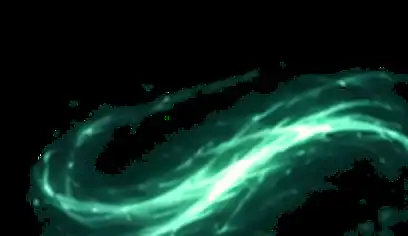
#> input picture godot/labs/combat_lab/talisman12/art_sources/paf02_r2_line_paint.webp, 408 x 236 px; its folder holds only this picture in this run
$ python -i generate_kiem_vu_hoi_phong_r1b.py   (imports and definitions only)
#> lines starting #> are read from the running program, lines starting #| are printed output that depends on the picture
#!/usr/bin/env python3
"""First-party raster-painted preliminary Human Sword02 VFX source, not a Godot test.
12 genuinely separately-rendered poses; one sword dancing through a continuous area gyre.
"""
from PIL import Image, ImageDraw, ImageFilter, ImageEnhance
import numpy as np, math, random, hashlib, json, os, zipfile
from pathlib import Path

OUT=Path('/mnt/data/TMB_SWORD02_KIEM_VU_HOI_PHONG_R1')
# [1 line not run here, left out]
S=512; SS=2; N=S*SS; TAU=2*math.pi
PALETTE={'core':(248,254,255),'silver':(190,228,250),'blue':(30,151,244),'deep':(12,59,159)}
PHASES=['charge_01','charge_02','charge_03','release','gyre_01','gyre_02','gyre_03','gyre_04','contact','shards','fade_01','fade_02']

def rnd_for(i):return random.Random(390128+i*1709)
def scaled(pt):return (int(pt[0]*SS),int(pt[1]*SS))
def draw_on_layer(fn):
    x=Image.new('RGBA',(N,N));d=ImageDraw.Draw(x,'RGBA');fn(d);return x

def poly_fill(d,coords,c):d.polygon([scaled(p) for p in coords], fill=c)
def line(d,pts,fill,w=2,joint='curve'):
    d.line([scaled(p) for p in pts],fill=fill,width=max(1,int(w*SS)),joint=joint)

# [34 lines left out: functions bezier, painterly_ribbon, not called in this run]

def elliptical(t,rx=143,ry=82, center=(255,259),angle=-.17):
    x=rx*math.cos(t); y=ry*math.sin(t)
    a=angle;return (center[0]+x*math.cos(a)-y*math.sin(a),center[1]+x*math.sin(a)+y*math.cos(a))

# [123 lines left out: functions gyre_trail, energy_flame, sword_art, flecks, impact_at, not called in this run]

def frame(i):
    rnd=rnd_for(i)
    main=Image.new('RGBA',(N,N))
    # draw tailored visibly different poses rather than crop/reposition one image
    if i<3:
        u=(i+1)/3
        # curved wind silk charges at the sword-hand, not an identical donut icon
        for k in range(4+i*2):
            phase=(i*.3+k*.53)
            x0=225+rnd.uniform(-37,40); y0=322+rnd.uniform(-20,25)
            x1=243+rnd.uniform(-75,73); y1=287-rnd.uniform(20,95)*u
            path=bezier((x0,y0),(x0+49*math.sin(phase),y0-60*u),(x1-42*math.cos(phase),y1+37),(x1,y1))
            col=rnd.choice([(37,129,225),(64,185,241),(157,233,251)])
            main=Image.alpha_composite(main,painterly_ribbon(path,2.4+2.4*u,col,int(70+75*u),i*187+k))
        # short forming sword with distinct growing silhouette
        sword=sword_art(-math.pi/2+(2-i)*.05,(248+i*6,298-i*10),.40+.13*i,112+i, .68+.12*i)
        main=Image.alpha_composite(main,sword)
        main=Image.alpha_composite(main,energy_flame((252,302-i*9),math.pi/2,.55,i*31+7,.7))
        main=Image.alpha_composite(main,flecks(i,16+i*7,(248,280),(48,80),int(80+45*u),90))
    elif 3<=i<=7:
        k=i-3
        angle=2.55+k*.78
        length=1.2+k*.40
        main=Image.alpha_composite(main,gyre_trail(angle,length,100+i*3,.95+.06*k))
        p=elliptical(angle,rx=143,ry=82)
        # sword tangent is visible; curled afterimage is subordinated to a physical blade
        tangent=math.atan2(82*math.cos(angle),-143*math.sin(angle))-.17
        if k==0:p=(p[0]-18,p[1]+18)
        main=Image.alpha_composite(main,energy_flame(p,tangent, .77+0.04*k,410+i, .8))
        main=Image.alpha_composite(main,sword_art(tangent,p,.68+0.05*k,221+i,1.0))
        main=Image.alpha_composite(main,flecks(i,29+i*2, (255,260),(165,96),190,390))
        # leading-edge crystalline wind spur (not another sword/hit)
        if k>=2:
            w=bezier((p[0]-44,p[1]+35),(p[0]-67,p[1]+22),(p[0]-29,p[1]+2),(p[0]+15,p[1]-12))
            main=Image.alpha_composite(main,painterly_ribbon(w,4,(154,231,255),120,440+k))
    elif i==8:
        main=Image.alpha_composite(main,gyre_trail(5.6,2.7,512,.87))
        main=Image.alpha_composite(main,energy_flame((324,250),-.65,0.8,851))
        main=Image.alpha_composite(main,sword_art(-.65,(329,252),.67,92,1.0))
        main=Image.alpha_composite(main,impact_at((350,255),1,513))
        main=Image.alpha_composite(main,flecks(i,38,(350,255),(110,100),200,994))
    elif i==9:
        main=Image.alpha_composite(main,impact_at((347,253),.83,739))
        main=Image.alpha_composite(main,flecks(i,74,(348,260),(134,121),200,845))
        p=bezier((165,319),(244,375),(338,198),(394,210))
        main=Image.alpha_composite(main,painterly_ribbon(p,7,(31,148,241),130,998))
    elif i==10:
        main=Image.alpha_composite(main,gyre_trail(6.2,1.3,735,.48))
        main=Image.alpha_composite(main,flecks(i,36,(307,263),(132,98),100,377))
    else:
        main=Image.alpha_composite(main,flecks(i,25,(301,254),(118,79),70,818))
        for k in range(4):
            t=1.9+k*.34
            p=bezier((255,265),(218+20*k,238),(300-40*k,228),(308+28*k,208+7*k))
            main=Image.alpha_composite(main,painterly_ribbon(p,1.2,(65,169,238),30,981+k))
    # subtly granular pigment/alpha modulation to avoid flat vector appearance
    a=np.array(main,dtype=np.uint8)
    rng=np.random.default_rng(880+i*177)
    mask=a[:,:,3]>0
    noise=rng.normal(0,5.5,mask.shape)
    for ch in range(3):a[:,:,ch]=np.clip(a[:,:,ch].astype(float)+noise*.6,0,255).astype('uint8')
    # naturally eroded alpha edges (keep outlines and art core)
    a[:,:,3]=np.clip(a[:,:,3].astype(float)*(0.97+0.05*np.sin(np.linspace(0,48,N))[None,:]),0,255).astype('uint8')
    return Image.fromarray(a,'RGBA').resize((S,S),Image.Resampling.LANCZOS)

frames=[]
# [4 lines not run here, left out]

atlas=Image.new('RGBA',(S*4,S*3))
#> atlas: PIL image 2048x1536 RGBA; every value is 0
# [2 lines not run here, left out]
# Contact sheet with a clear 1x preview (art source review only)
CS_W=1420;CS_H=1500
contact=Image.new('RGB',(CS_W,CS_H),(27,35,49))
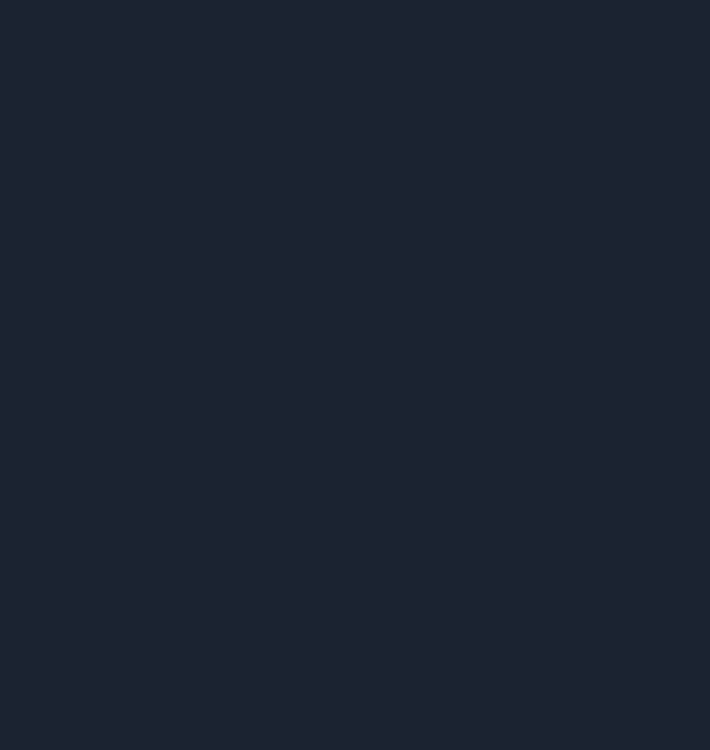
#> contact: PIL image 1420x1500 RGB (shown at 1/2 size); mean R, G, B 27, 35, 49
d=ImageDraw.Draw(contact)
# [13 lines not run here, left out]
# Include a transparent master plate of all poses, by construction also atlas.
meta={"skill":"tmb.skill.sword.ngu_kiem.active_02.human","art_revision":"R1_SOURCE_CANDIDATE","pose_count":12,"cell_px":[512,512],"atlas_px":[2048,1536],"source_technique":"first-party layered painted raster: independent per-phase alpha illustration with faceted jian, wind silk and local contact; no commercial sprite","phase_names":PHASES,"files":{}}
# [2 lines not run here, left out]
meta['all_pose_distinct']=len({meta['files'][p.name]['sha256'] for p in OUT.glob('kiem_vu_hoi_phong_r1_pose_*.png')})==12
# [4 lines not run here, left out]

>>> import cv2
>>> picture = cv2.imread('../../../talisman12/art_sources/paf02_r2_line_paint.webp', cv2.IMREAD_GRAYSCALE)
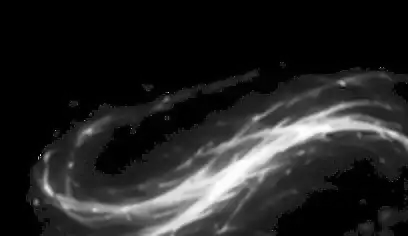
#> picture: shape (236, 408); min 0, max 255, mean 35.8
#> (the run stopped early here; a loop or call above may not have finished)
